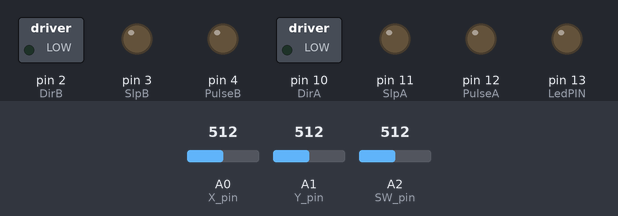
A sketch run on a simulated Arduino Uno, built with avr-gcc and run on an emulated ATmega328P. Parts: switched loads named in the sketch (green lamp = pin HIGH), output pins drawn as LEDs (lit = HIGH). Inputs (shaded band) come from the test bench; at power-on: A0 (X_pin) = 512, A1 (Y_pin) = 512, A2 (SW_pin) = 512.

Above: at 1.2 s.
1.3 s: A0 (X_pin) set to 552
2.8 s: A0 (X_pin) set to 570
At 2.99 s:
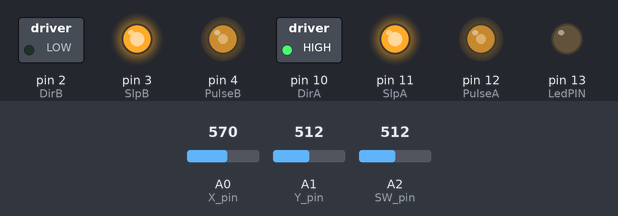
5.8 s: A1 (Y_pin) set to 306
At 7.16 s:
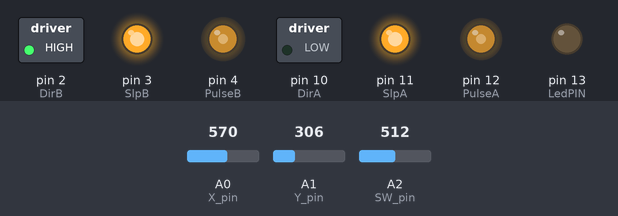
8.8 s: A1 (Y_pin) set to 0
10.3 s: A1 (Y_pin) set to 511
At 10.47 s:
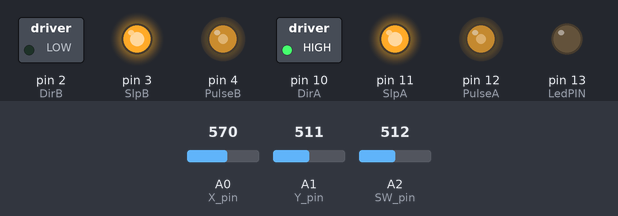
13.3 s: A0 (X_pin) set to 511
At 14.0 s:
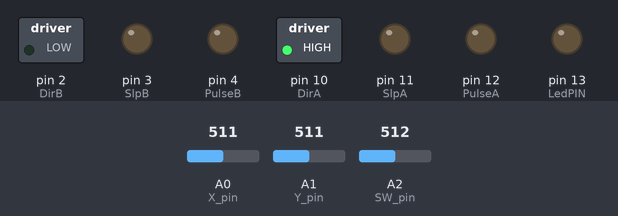
Timing chart, 0 to 15.8 s (numbered marks = the images above; inputs shaded):
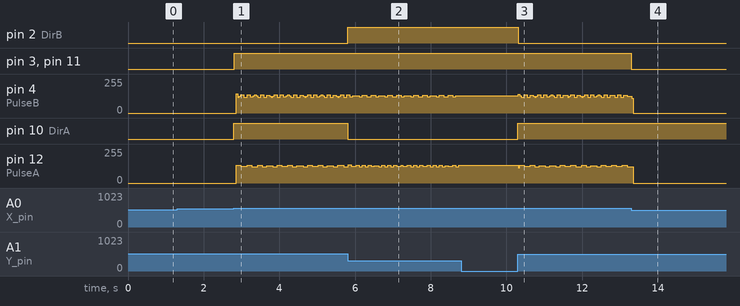

Measured:
- the behaviour switches between 562 and 563 on A0 (X_pin) (found by bisection; images 0 and 1)
- after the input at 1.3 s, every drawn part: stays the same
- after the input at 2.8 s, pin 3 (SlpB), pin 10 (DirA), pin 11 (SlpA): LOW → HIGH at once; pin 12 (PulseA): 0/255 → 132/255 after 0.06 s, → 126/255 0.12 s later, → 132/255 0.16 s later, → 123/255 0.12 s later, … (22 changes in this stretch)
- after the input at 5.8 s, pin 2 (DirB): LOW → HIGH at once; pin 10 (DirA): HIGH → LOW at once
- after the input at 8.8 s, pin 4 (PulseB): stops changing and stays 129/255; pin 12 (PulseA): stops changing and stays 132/255
- after the input at 10.3 s, pin 2 (DirB): HIGH → LOW at once; pin 10 (DirA): LOW → HIGH at once
- after the input at 13.3 s, pin 3 (SlpB), pin 11 (SlpA): HIGH → LOW at once
- by itself, pin 4 (PulseB): repeats every 0.68 s: 129/255 0.16 s, 123/255 0.08 s, 132/255 0.12 s, 123/255 0.12 s, 132/255 0.12 s, 123/255 0.08 s

The sketch:

main.ino
```cpp
/*
///////////////////////////////////////////////////////////////////////////////////////////////////////////////////////////////////

                                              ______________________________________________
                                             |                                              |
                ^ +Y                         |                      /\                      |
                |                      ___   |     LEFT            /  \         RIGHT       |   ___
              __|__                   /   \  |  ___________       /    \      ___________   |  /   \
             /  |  \                  |   |  | |  PINS A   |     /__  __\    |   PINS B  |  |  |   |
            /       \                 |MOT|__| |DirA = 10  |        ||       |DirB = 2   |  |__|MOT|
    -X ----| - -|- - |-----> +X       | A |--| |SlpA = 11  |        ||       |SlpB = 3   |  |--| B |
            \       /                 |   |  | |PulseA = 12|        ||       |PulseB = 4 |  |  |   |
             \__|__/                  \___/  | '-----------'        ||       '-----------'  |  \___/
                |                            |                      ||                      |
                | -Y                         |                                              |
                                             |______________________________________________|


//////////////////////////////////////////////////////////////////////////////////////////////////////////////////////////////////*/


/* MOTOR A */
// pins
int DirA = 10;                           // Borne Dir motor A
int SlpA = 11;                           // Borne Sleep motor A
int PulseA = 12;                         // Borne Pulse motor A    <---------------------------------------------------- Changement no de pins
// Variables
int sensA = 1;                          // Direction Motor B
unsigned long previousLeftStep = 0;     // Time of last step
bool previousLeftState = false;         // State of last step

/* MOTOR B */
// pins
int DirB = 2;                           // Borne Dir Motor B
int SlpB = 3;                           // Borne Sleep du Driver Motor B
int PulseB = 4;                         // Borne Pulse Motor B   <---------------------------------------------------- Changement no de pins
// variables
int sensB = -1;                         // Direction Motor B
unsigned long previousRightStep = 0;    // Time of last step
bool previousRightState = false;        // State of last step

/* Joystick */
// pins
int SW_pin = A2;  // Switch
int X_pin = A0;  // Borne VAR X du Switch
int Y_pin = A1;  // Borne VAR X du Switch

/* LED */
// pins
int LedPIN = 13;  // Switch

// variables
int val_sw = 0;
int val_var_X = 0;
int val_var_Y = 0;
int init_var_X = 0;
int init_var_Y = 0;
int Slp = 0;

/* Led */
// pin
int ledPin = 13;  // LED Integree

/* Global variables */
int freqX = 0;
int freqY = 0;// frequency between to steps of the engines, to be computed
int minDelay = 50;   // minimum delay between engine steps
int maxDelay = 4900;  // maximum delay between engine steps (above=no speed)

void setup()
{
  // setup joysticks pins
  pinMode(X_pin, INPUT);
  pinMode(Y_pin, INPUT);
  pinMode(SW_pin, INPUT);

  // setup engine pins
  pinMode(PulseA,OUTPUT);
  pinMode(DirA,OUTPUT);
  pinMode(SlpA, OUTPUT);

  // setup engine pins
  pinMode(PulseB,OUTPUT);
  pinMode(DirB,OUTPUT);
  pinMode(SlpB, OUTPUT);

   // setup led pin
  pinMode(LedPIN, OUTPUT);

  // get initial joystick values
  init_var_X = analogRead(X_pin);
  init_var_Y = analogRead(Y_pin);

  //Serial.begin (115200);
}


bool ComputeWheelStep(unsigned long now, unsigned long previousStep, bool previousState, int dir, int sens, int pulse, int Slp){
  // result variable
  bool res = false;

  // read joystick values
  val_var_X = analogRead(X_pin); // varie de 0 à 1023
  val_var_Y = analogRead(Y_pin);// varie de 0 à 1023
  val_sw = analogRead(SW_pin);

  // compute frequency
  freqX = val_var_X - init_var_X; // varie de -511 à 512
  freqY = val_var_Y - init_var_Y; // varie de -511 à 512

  // infer engines steps delay from frequency
  int delai;
  delai = maxDelay + 100 - 10*abs(freqY)- 10*sens*freqX;

  // if delay small enough, move
  if ((abs(freqX) > 50) || ( abs(freqY) > 50)){
    // if delay too small, threshold it
    if (delai <= minDelay){
      delai = minDelay;
    }
    // convert int delay into unsigned long type (to handle big numbers)
    unsigned long delaius;
    delaius = (unsigned long) delai;
    // if last step is far enough, make new step
    if (now - previousStep >= delaius){
      digitalWrite(Slp,HIGH);
      // choose the direction of the step
      if (sens*(freqY+freqX) >= 0){
        digitalWrite(dir, HIGH);
      }
      else {
        digitalWrite(dir,LOW);
      }
      // execute the step
      //previousState = !previousState; // etait = ~ previousLeftState;
      digitalWrite(pulse, previousState);
      // update last step time
      // THIS MAY CAUSE A FAIL, IDK IF THE previousStep variable is updated globally
      //previousStep = now;
      res = true;
    }
  }
  else{  digitalWrite(Slp, LOW);} //  <---------------------------------------------------- Ajout ici
  return res;


  digitalWrite(LedPIN, HIGH);
  delay(150);
  digitalWrite(LedPIN, LOW);
  delay(100);
  digitalWrite(LedPIN, HIGH);
  delay(150);
  digitalWrite(LedPIN, LOW);
  delay(100);
}

void loop()
{
  // get current time
  unsigned long now = micros();
  // Compute step for left wheel
  bool moveLeft = ComputeWheelStep(now, previousLeftStep, previousLeftState, DirA, sensA, PulseA, SlpA);
  if (moveLeft){
    previousLeftStep = now;
    previousLeftState = !previousLeftState;
  }
  // Compute step for right wheel
  bool moveRight = ComputeWheelStep(now, previousRightStep, previousRightState, DirB, sensB, PulseB, SlpB);
  if (moveRight){
    previousRightStep = now;
    previousRightState = !previousRightState;
  }
  // wait before next iteration
  delayMicroseconds(10);
  //Serial.println(freqY);

}
```
